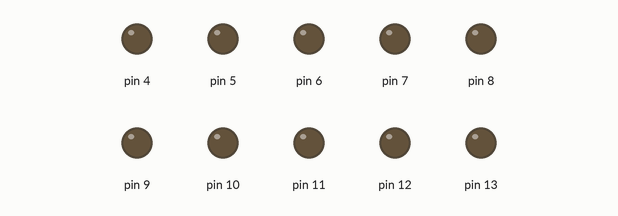
Recording of a sketch running on a simulated Arduino Uno, built with avr-gcc and run on an emulated ATmega328P. Shown: output pins drawn as LEDs (lit = HIGH).

Above: at 0.1 s.
At 1.1 s:
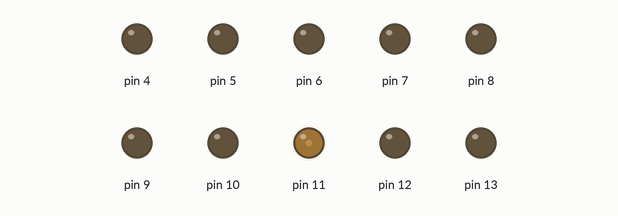
At 1.6 s:
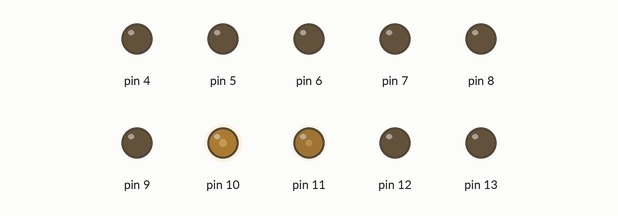
At 2.1 s:
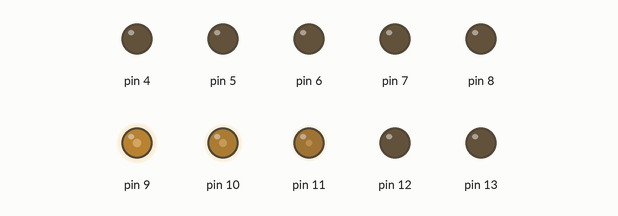
At 3.1 s:
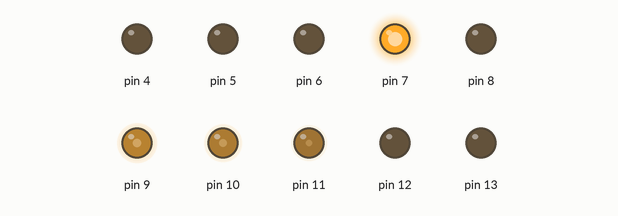
At 4.6 s:
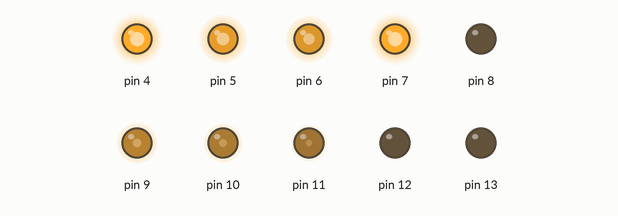
Timing chart, 0 to 6.1 s (numbered marks = the images above):
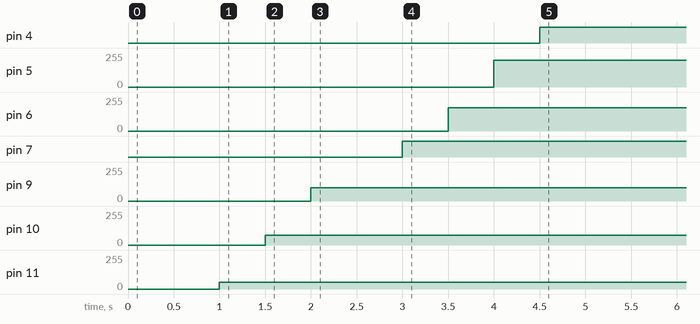

Measured:
- by itself, pin 4: LOW → HIGH at 4.5 s
- by itself, pin 5: 0/255 → 200/255 at 4.0 s
- by itself, pin 6: 0/255 → 175/255 at 3.5 s
- by itself, pin 7: LOW → HIGH at 3.0 s
- by itself, pin 9: 0/255 → 100/255 at 2.0 s
- by itself, pin 10: 0/255 → 75/255 at 1.5 s
- by itself, pin 11: 0/255 → 50/255 at 1.0 s

The sketch:

B.ino
```cpp
void setup()
{
  pinMode(13, OUTPUT);
  pinMode(12, OUTPUT);
  pinMode(11, OUTPUT);
  pinMode(10, OUTPUT);
  pinMode(9, OUTPUT);
  pinMode(8, OUTPUT);
  pinMode(7, OUTPUT);
  pinMode(6, OUTPUT);
  pinMode(5, OUTPUT);
  pinMode(4, OUTPUT);
}

void loop()
{
  analogWrite(13,0);
  delay(500);
  analogWrite(12,25);
  delay(500);
  analogWrite(11,50);
  delay(500);
  analogWrite(10,75);
  delay(500);
  analogWrite(9,100);
  delay(500);
  analogWrite(8,125);
  delay(500);
  analogWrite(7,150);
  delay(500);
  analogWrite(6,175);
  delay(500);
  analogWrite(5,200);
  delay(500);
  analogWrite(4,255);
  delay(500);
}
```
